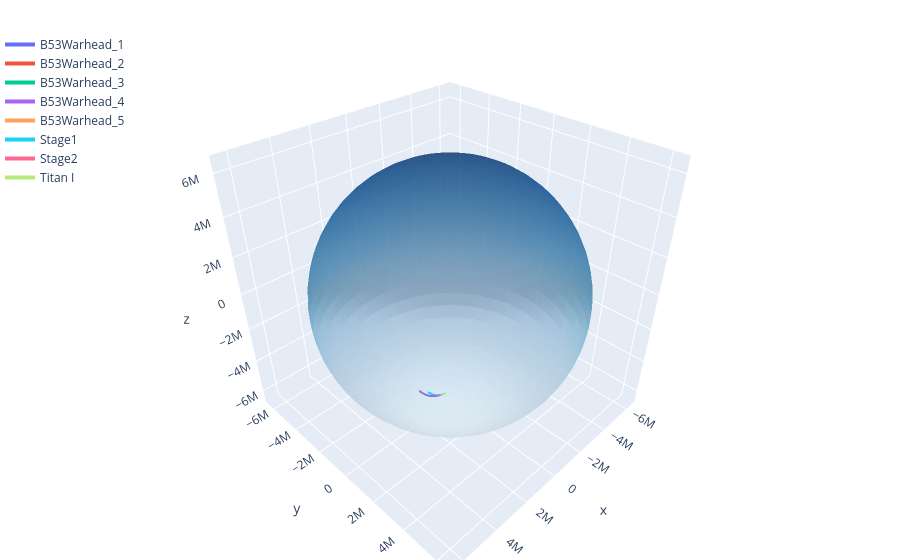

Notebook code cell kept with this figure:
### Code cell
u, v = np.mgrid[0:2*np.pi:60j, 0:np.pi:30j]
R = earth.radius

fig = go.Figure()

# Planet sphere
fig.add_trace(go.Surface(
    x=R * np.cos(u) * np.sin(v),
    y=R * np.sin(u) * np.sin(v),
    z=R * np.cos(v),
    colorscale="Blues", showscale=False, opacity=0.6,
    name="Earth", hoverinfo="skip",
))

# One trace per object, coloured like seaborn hue="name"
colors = [
    "#636EFA", "#EF553B", "#00CC96", "#AB63FA", "#FFA15A",
    "#19D3F3", "#FF6692", "#B6E880", "#FF97FF", "#FECB52",
]
for i, (name, group) in enumerate(df.groupby("name", sort=False)):
    pos = np.stack(group.sort_values("time")["position"].values)
    fig.add_trace(go.Scatter3d(
        x=pos[:, 0], y=pos[:, 1], z=pos[:, 2],
        mode="lines",
        line=dict(width=4, color=colors[i % len(colors)]),
        name=name,
    ))

fig.update_layout(
    scene=dict(aspectmode="data"),
    legend=dict(x=0, y=1),
    margin=dict(l=0, r=0, t=30, b=0),
)
fig.show()

### Figure 1 — Plotly figure (JSON) as saved in the notebook; plotly's stock layout.template omitted (floating-point values rounded to 4 significant figures; data arrays with more than 128 entries replaced by an {"elided": "..."} marker saying what was removed)
{"data": [{"colorscale": [[0, "rgb(247,251,255)"], [0.125, "rgb(222,235,247)"], [0.25, "rgb(198,219,239)"], [0.375, "rgb(158,202,225)"], [0.5, "rgb(107,174,214)"], [0.625, "rgb(66,146,198)"], [0.75, "rgb(33,113,181)"], [0.875, "rgb(8,81,156)"], [1, "rgb(8,48,107)"]], "hoverinfo": "skip", "name": "Earth", "opacity": 0.6, "showscale": false, "type": "surface", "x": {"elided": "60x30 float values"}, "y": {"elided": "60x30 float values"}, "z": {"elided": "60x30 float values"}}, {"line": {"color": "#636EFA", "width": 4}, "mode": "lines", "name": "B53Warhead_1", "type": "scatter3d", "x": {"elided": "766 float values"}, "y": {"elided": "766 float values"}, "z": {"elided": "766 float values"}}, {"line": {"color": "#EF553B", "width": 4}, "mode": "lines", "name": "B53Warhead_2", "type": "scatter3d", "x": {"elided": "752 float values"}, "y": {"elided": "752 float values"}, "z": {"elided": "752 float values"}}, {"line": {"color": "#00CC96", "width": 4}, "mode": "lines", "name": "B53Warhead_3", "type": "scatter3d", "x": {"elided": "741 float values"}, "y": {"elided": "741 float values"}, "z": {"elided": "741 float values"}}, {"line": {"color": "#AB63FA", "width": 4}, "mode": "lines", "name": "B53Warhead_4", "type": "scatter3d", "x": {"elided": "729 float values"}, "y": {"elided": "729 float values"}, "z": {"elided": "729 float values"}}, {"line": {"color": "#FFA15A", "width": 4}, "mode": "lines", "name": "B53Warhead_5", "type": "scatter3d", "x": {"elided": "716 float values"}, "y": {"elided": "716 float values"}, "z": {"elided": "716 float values"}}, {"line": {"color": "#19D3F3", "width": 4}, "mode": "lines", "name": "Stage1", "type": "scatter3d", "x": {"elided": "894 float values"}, "y": {"elided": "894 float values"}, "z": {"elided": "894 float values"}}, {"line": {"color": "#FF6692", "width": 4}, "mode": "lines", "name": "Stage2", "type": "scatter3d", "x": {"elided": "985 float values"}, "y": {"elided": "985 float values"}, "z": {"elided": "985 float values"}}, {"line": {"color": "#B6E880", "width": 4}, "mode": "lines", "name": "Titan I", "type": "scatter3d", "x": {"elided": "349 float values"}, "y": {"elided": "349 float values"}, "z": {"elided": "349 float values"}}], "layout": {"legend": {"x": 0, "y": 1}, "margin": {"b": 0, "l": 0, "r": 0, "t": 30}, "scene": {"aspectmode": "data"}}}
